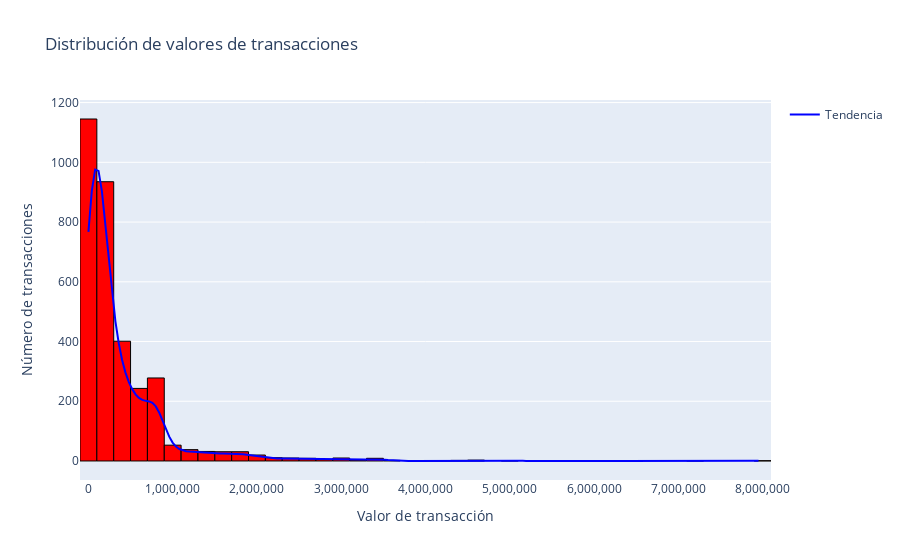

Notebook code for this chart:
### Markdown cell above
Al observar el conteo de transacciones en los útimos seis meses, nos percatamos de, que el mayor número de transacciones están asociados a la clase ```COMPRA```, y esto sumado al diagrama anterior de cajas y bigotes nos guía un poco a la información suministrada por el enunciado del problema, los clientes que están más relacionados con los productos de la empresa son aquellos con mayor número de compras y mayor facturación. Aquellos que suman a estos conteos son los principales responsables del crecimiento de la empresa, y es a ellos a quienes hay que agrupar.

**Es bueno notar que, a pesar de que en los últimos 6 meses se han hecho más transacciones relacionados a ```COMPRA```, realmente la mayoría de dichas transacciones son de un valor no tan elevado comparado con los valores más altos de transacciones registradas. En realidad, gracias al boxplot de antes nos podemos dar cuenta de que las transacciones relacionadas a ```AVANCE``` en general tienen un valor más alto, ya que a pesar de ser menos a lo largo del tiempo, promedian un valor mayor. Esta es una conclusión claramente observable a partir de estos dos gráficos. Por lo tanto, ya estamos hallando un balance entre los clientes que más compran y más facturan.**

### Code cell
# Histograma de valores
valores = df_analisis['valor'].dropna()

# Histograma con conteos reales
fig = px.histogram(
    valores,
    x=valores,
    nbins=50,
    title="Distribución de valores de transacciones",
    color_discrete_sequence=["red"]
)

# Bordes negros en los bins
fig.update_traces(marker=dict(line=dict(color='black', width=1)))

# Calcular curva de densidad (KDE) con scipy
kde = gaussian_kde(valores)
x_range = np.linspace(valores.min(), valores.max(), 200)
fig.add_trace(go.Scatter(
    x=x_range,
    y=kde(x_range) * len(valores) * (valores.max()-valores.min())/50,  # escalar para que se ajuste al histograma
    mode='lines',
    line=dict(color='blue'),
    name='Tendencia'
))

# Ajustar ejes y formato
fig.update_layout(
    xaxis=dict(title="Valor de transacción", tickformat=","),
    yaxis=dict(title="Número de transacciones")
)

fig.show()

### Figure 1 — Plotly figure (JSON) as saved in the notebook; plotly's stock layout.template omitted (floating-point values rounded to 4 significant figures; data arrays with more than 128 entries replaced by an {"elided": "..."} marker saying what was removed)
{"data": [{"bingroup": "x", "hovertemplate": "valor=%{x}<br>count=%{y}<extra></extra>", "legendgroup": "", "marker": {"color": "red", "line": {"color": "black", "width": 1}, "pattern": {"shape": ""}}, "name": "", "nbinsx": 50, "orientation": "v", "showlegend": false, "type": "histogram", "x": {"elided": "3277 float values"}, "xaxis": "x", "yaxis": "y"}, {"line": {"color": "blue"}, "mode": "lines", "name": "Tendencia", "type": "scatter", "x": {"elided": "200 float values"}, "y": {"elided": "200 float values"}}], "layout": {"barmode": "relative", "legend": {"tracegroupgap": 0}, "title": {"text": "Distribución de valores de transacciones"}, "xaxis": {"anchor": "y", "domain": [0, 1], "tickformat": ",", "title": {"text": "Valor de transacción"}}, "yaxis": {"anchor": "x", "domain": [0, 1], "title": {"text": "Número de transacciones"}}}}
